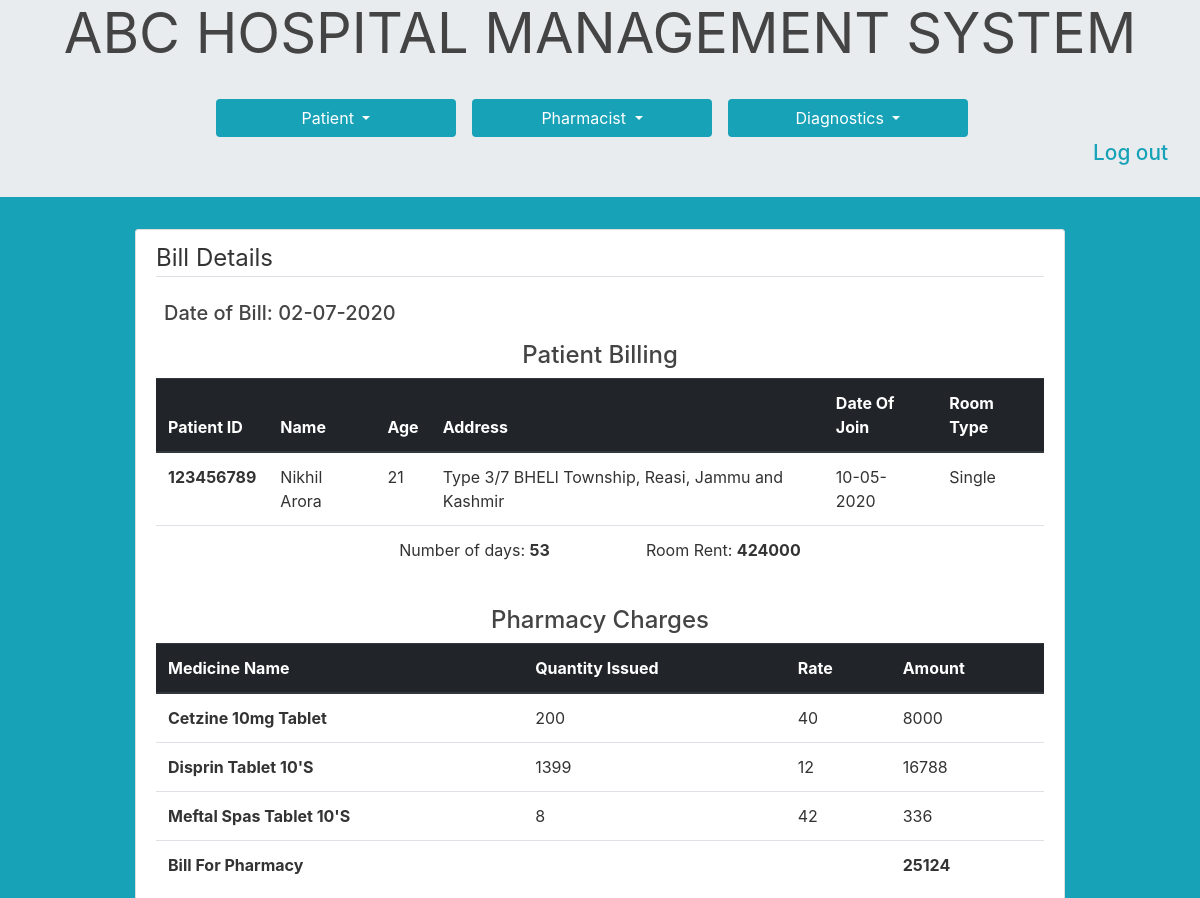
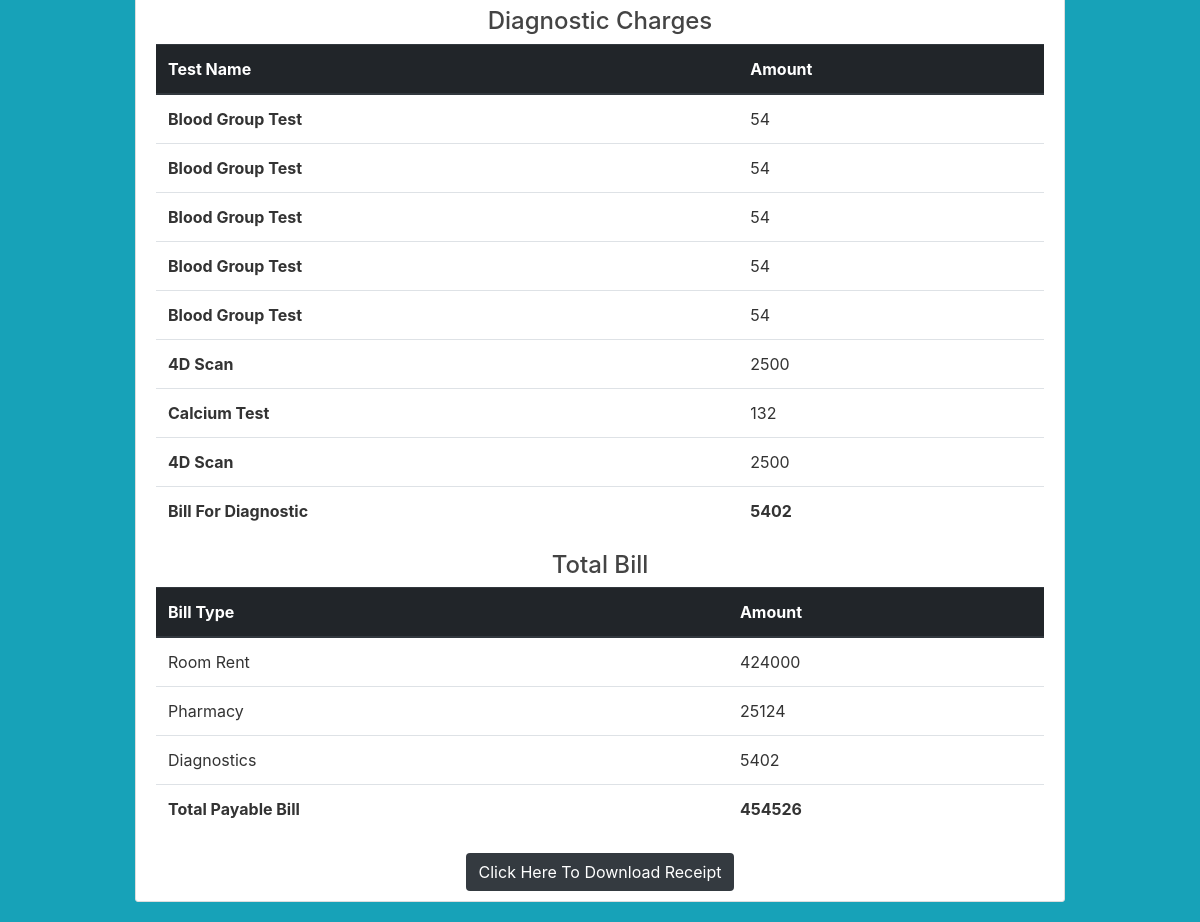
Screenshot of /billing/123456789 (signed in) with the database file from the repository (2 pictures, top to bottom).
### hms/models.py (models this page shows, shortened)
class Patient(db.Model):
    id = db.Column(db.Integer, primary_key=True)
    ssn = db.Column(db.Integer, unique=True, nullable=False)
    name = db.Column(db.String(20),  nullable=False)
    age = db.Column(db.Integer, nullable=False)
    date_of_joining = db.Column(db.DateTime, nullable=False, default=datetime.utcnow)
    room_type = db.Column(db.String(10), nullable=False)
    address = db.Column(db.Text, nullable=False)
    state = db.Column(db.String(20), nullable=False)
    city = db.Column(db.String(20), nullable=False)
    status = db.Column(db.String(20), nullable=False, default='Active')

class Medicine(db.Model):
    id = db.Column(db.Integer, primary_key=True)
    name = db.Column(db.String(20), unique=True, nullable=False)
    quantity_available = db.Column(db.Integer, nullable=False)
    rate = db.Column(db.Integer, nullable=False)

class MedicineIssuedToPatient(db.Model):
    patient_id = db.Column(db.Integer, db.ForeignKey('patient.id'), primary_key=True)
    medicine_id = db.Column(db.Integer, db.ForeignKey('medicine.id'), primary_key=True)
    quantity_issued = db.Column(db.Integer)

class Diagnostic(db.Model):
    id = db.Column(db.Integer, primary_key=True)
    name = db.Column(db.String(20), unique=True, nullable=False)
    charge = db.Column(db.Integer(), nullable=False)

### hms/routes.py (the view)
@app.route("/billing/<int:ssn>",methods=['GET','POST'])
@login_required
def calculateBill(ssn):
    medicine_details=[]
    diagnostic_details=[]
    patient=Patient.query.filter_by(ssn=ssn).first()
    medicine_issued=MedicineIssuedToPatient.query.filter_by(patient_id=patient.id).all()
    for i in range (0,len(medicine_issued)):
        medicine_id=medicine_issued[i].medicine_id
        medicine=Medicine.query.filter_by(id=medicine_id).first()
        medicine_details.append({'name':medicine.name,'quantity':medicine_issued[i].quantity_issued,'rate':medicine.rate,'amount':medicine_issued[i].quantity_issued*medicine.rate})
    diagnostic_issued=DiagnosticIssuedToPatient.query.filter_by(patient_id=patient.id).all()
    for i in range (0,len(diagnostic_issued)):
        diagnostic_id=diagnostic_issued[i].test_id
        diagnostic=Diagnostic.query.filter_by(id=diagnostic_id).first()
        diagnostic_details.append({'name':diagnostic.name,'amount':diagnostic.charge})
    date1=patient.date_of_joining.date()
    date2=date.today()
    diff=date2-date1
    days=diff.days
    room_rent=0
    if patient.room_type=='Single':
        room_rent=days*8000
    elif patient.room_type=='Semi':
        room_rent=days*4000
    else:
        room_rent=days*2000
    room_rent_details={'days':days,'room_rent':room_rent}
    bill_for_pharmacy = 0
    bill_for_diagnostic = 0
    for bill in medicine_details:
        bill_for_pharmacy += bill['amount']
    for bill in diagnostic_details:
        bill_for_diagnostic += bill['amount']
    bill = {
        'bill_for_pharmacy': bill_for_pharmacy,
        'bill_for_diagnostic': bill_for_diagnostic
    }
    payable_bill=room_rent_details['room_rent']+bill['bill_for_pharmacy']+bill['bill_for_diagnostic']
    return render_template('patient_billing_screen.html',patient=patient,medicine=medicine_details,diagnostic=diagnostic_details, bill=bill,room_rent_details=room_rent_details,payable_bill=payable_bill,date=date.today())

### hms/models.py (called while the page is built)
@login_manager.user_loader
def load_user(user_id):
    return UserStore.query.get(int(user_id))

### hms/templates/patient_billing_screen.html (shortened to what this page needs)
{% extends "base.html" %}
{% block content%}
<div  class="content-section">
    <legend class="border-bottom mb-4">Bill Details</legend>
    <div  id="receipt">
        <h5 class="ml-2">Date of Bill: {{date.strftime('%d-%m-%Y')}}</h5>
        <div class="mt-3">
            <h4 class="text-center mt-3">Patient Billing</h4>
            <table class="table">
                <thead class="thead-dark">
                    <tr>
                      <th scope="col">Patient ID</th>
                      <th scope="col">Name</th>
                      <th scope="col">Age</th>
                      <th scope="col">Address</th>
                      <th scope="col">Date Of Join</th>
                      <th scope="col">Room Type</th>
                    </tr>
                </thead>
                <tbody>
                    <tr>
                        <th scope="row">{{ patient.ssn }}</th>
                        <td>{{ patient.name }}</td>
                        <td>{{ patient.age }}</td>
                        <td>{{patient.address}}, {{patient.city}}, {{patient.state}}</td>
                        <td>{{patient.date_of_joining.strftime('%d-%m-%Y')}}</td>
                        <td>{{patient.room_type}}</td>
                    </tr>
                    <tr class="text-center">
                        <td   colspan="6"><span class="mr-5">Number of days: <strong>{{room_rent_details['days']}}</strong></span><span class="ml-5">Room Rent: <strong>{{room_rent_details['room_rent']}}</strong></span></p></td>
                    </tr>
                </tbody>
            </table>
        </div>
        <div class="mt-3">
            <table class="table">
                <h4 class="text-center mt-3">Pharmacy Charges</h4>
                <thead class="thead-dark">
                    <tr>
                      <th scope="col">Medicine Name</th>
                      <th scope="col">Quantity Issued</th>
                      <th scope="col">Rate</th>
                      <th scope="col">Amount</th>
                    </tr>
                  </thead>
                  <tbody>
                    {% for med in medicine %}
                    <tr>
                        <th scope="row">{{ med.name }}</th>
                        <td>{{ med.quantity }}</td>
                        <td>{{ med.rate }}</td>
                        <td>{{med.amount}}</td>
                    </tr>
                    {% endfor %}
                    <tr>
                        <th>Bill For Pharmacy</th>
                        <td></td>
                        <td></td>
                        <th>{{ bill.bill_for_pharmacy }}</th>
                    </tr>
                </tbody>
            </table>
        </div>
        <div class="mt-3">
            <table class="table">
                <h4 class="text-center mt-3">Diagnostic Charges</h4>
                <thead class="thead-dark">
                    <tr>
                      <th scope="col">Test Name</th>
                      <th scope="col">Amount</th>
                    </tr>
                </thead>
                  <tbody>
                    {% for test in diagnostic %}
                    <tr>
                        <th scope="row">{{ test.name }}</th>
                        <td>{{test.amount}}</td>
                    </tr>
                    {% endfor %}
                    <tr>
                        <th scope="row">Bill For Diagnostic</th>
                        <th>{{ bill.bill_for_diagnostic }}</th>
                    </tr>
                </tbody>
            </table>
        </div>
        <div class="mt-3">
            <table class="table">
                <h4 class="text-center mt-3">Total Bill</h4>
                <thead class="thead-dark">
                    <tr>
                      <th scope="col">Bill Type</th>
                      <th scope="col">Amount</th>
                    </tr>
                </thead>
                <tbody>
                    <tr>
                        <td>Room Rent</td>
                        <td>{{room_rent_details['room_rent']}}</td>
                    </tr>
                    <tr>
                        <td>Pharmacy</td>
                        <td>{{bill['bill_for_pharmacy']}}</td>
                    </tr>
                    <tr>
                        <td >Diagnostics</td>
                        <td>{{bill['bill_for_diagnostic']}}</td>
                    </tr>
                    <tr>
                        <th scope="row">Total Payable Bill</th>
                        <td><strong>{{payable_bill}}</td></strong></td>
                    </tr>
                </tbody>
            </table>
        </div>
    </div>
    <div class="d-flex justify-content-center">
        <button  class="btn bg-dark text-white mt-1" onclick="generatePDF()">Click Here To Download Receipt</button>
    </div>
</div>
{%endblock content%}

### hms/static/main.css (style rules this page uses)
body { background: #fafafa; color: #333333; padding-top: 0; }
h1, h2, h3, h4, h5, h6 { color: #444444; }
.content-section { background: #ffffff; padding: 10px 20px; border: 1px solid #dddddd; border-radius: 3px; margin-bottom: 20px; }

### rows the page displays
Patient: ssn "123456789", name "Nikhil Arora", age "21", address "Type 3/7 BHELl Township", city "Reasi", state "Jammu and Kashmir", date_of_joining "10-05-2020", room_type "Single"
Medicine: name "Cetzine 10mg Tablet", quantity "200", rate "40", amount "8000"
Medicine: name "Disprin Tablet 10'S"
MedicineIssuedToPatient: quantity "1399"
Medicine: name "Meftal Spas Tablet 10'S", quantity "8", rate "42", amount "336"
Diagnostic: name "Blood Group Test", amount "54"
Diagnostic: name "4D Scan", amount "2500"
Diagnostic: name "Calcium Test", amount "132"

### other values shown
{{ room_rent_details['days'] }} "53"
{{ room_rent_details['room_rent'] }} "424000"
{{ med.rate }} "12"
{{ med.amount }} "16788"
{{ bill.bill_for_pharmacy }} "25124"
{{ bill.bill_for_diagnostic }} "5402"
{{ bill['bill_for_pharmacy'] }} "25124"
{{ bill['bill_for_diagnostic'] }} "5402"
{{ payable_bill }} "454526"
